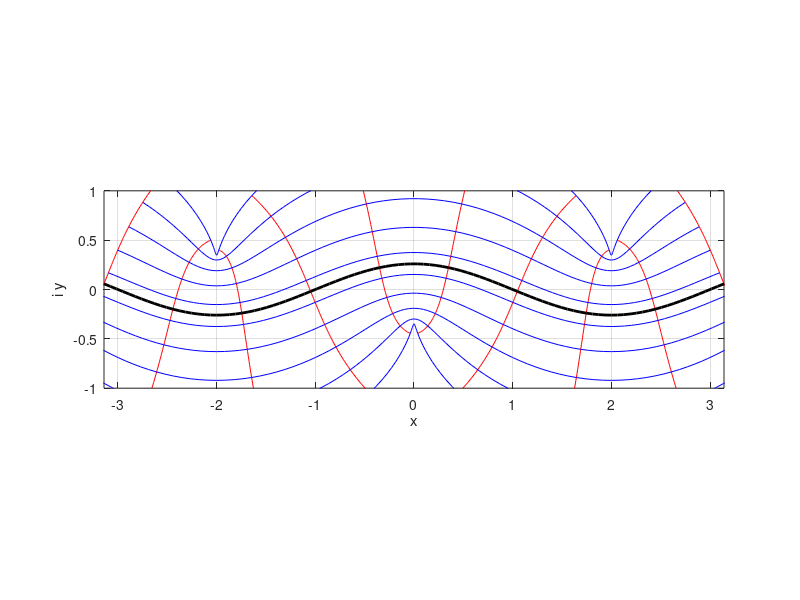

Source code (MATLAB):
close all

% k = -1;
% a = .1;
% L = 2*pi;
% h = 1;

k0 = pi/2;

A = .1*exp(1i*30*pi/180 );
L = pi;
h = 1;


heta = shiftdim( .75*(A+A') ,-1);
k = shiftdim( [1,-1]*k0  ,-1);


f =@(zeta) zeta + 1i*sum( heta.*exp(1i*k.*zeta) ,3);
eta =@(x) sum( heta.*exp(1i*k.*x) ,3);

hf = figure('color','w');
[x,y]= meshgrid(linspace(-L,L,10),linspace(-h,h,100));
plot(f(x+1i*y),'r'); hold on;
[x,y]= meshgrid(linspace(-L,L,100),linspace(-h,h,10));
plot(f(x+1i*y).','b');
x = linspace(-L,L,100);
plot(x, eta(x),'k','linewidth',2)
grid on
axis equal
xlabel('x'); ylabel('i y');
axis([-L,L,-h,h])

% x = linspace(-L,L,100);
% y = linspace(-h,h,100);
% [xx,yy]= meshgrid(x,y);
% % z = x+1i*y; zeta = z + a.*exp(1i*k*z);
% hf = figure('color','w');
% subplot(2,1,1)
% contour(real(f(xx+1i*yy)),imag(f(xx+1i*yy)),xx,'r'); hold on;
% contour(real(f(xx+1i*yy)),imag(f(xx+1i*yy)),yy,'b');
% plot(x, eta(x),'k','linewidth',2)
% axis equal
% grid on
% ylim([-h,h])
% xlabel('x'); ylabel('i y');
% %plot inverse
% subplot(2,1,2);
% contour(xx,yy,real(f(xx+1i*yy)),'r'); hold on;
% contour(xx,yy,imag(f(xx+1i*yy)),'b');
% contour(xx,yy,imag(f(xx+1i*yy)),[0,0],'k','linewidth',2)
% axis equal
% grid on
% xlabel('\xi'); ylabel('i \sigma');


return
export_fig(hf,'conformal','-pdf')